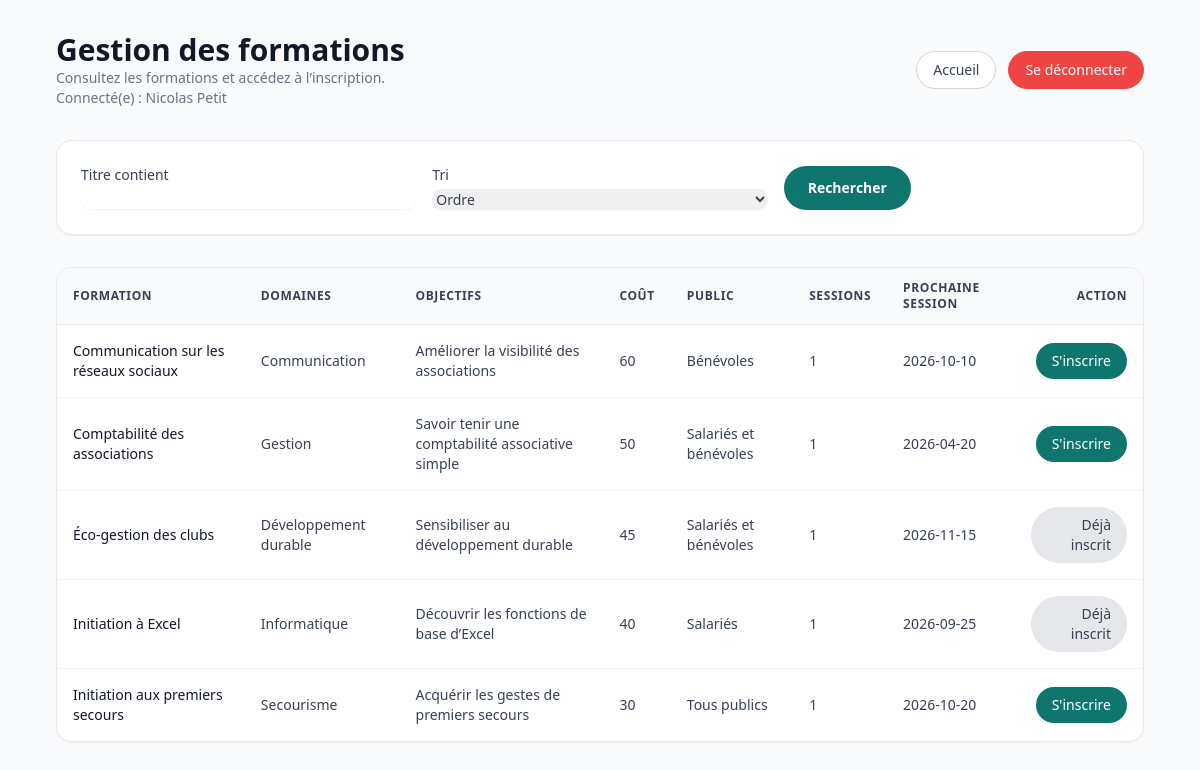
Screenshot of /formation/ (signed in) with the database file from the repository.
### tables this page shows
CREATE TABLE formation(
   id INT,
   labell VARCHAR(50) NOT NULL,
   max_participant INT NOT NULL,
   objectifs VARCHAR(300),
   cout INT NOT NULL,
   public VARCHAR(50),
   PRIMARY KEY(id)
);

### include/protection.php (called while the page is built, shortened)
<?php
function current_user(): array
{
    return $_SESSION ?? [];
}
?>

### formation/index.php (the view, shortened to what this page needs)
<?php
require_once __DIR__ . '/../include/protection.php';
require_once __DIR__ . '/../include/bd.php';
$NomForma = trim($_GET['NomForma'] ?? '');
$tri = trim($_GET['tri'] ?? '');
$sql = "SELECT f.id, f.labell, f.objectifs, f.cout, f.`public`, f.max_participant, GROUP_CONCAT(d.labell SEPARATOR ', ') AS domaines,
    COUNT(s.id) AS sessions_count, MIN(CASE WHEN s.date_de_session >= CURDATE() THEN s.date_de_session END) AS prochain_session,
    (SELECT s2.id FROM session s2 WHERE s2.id_formation = f.id AND s2.date_de_session >= CURDATE() ORDER BY s2.date_de_session ASC LIMIT 1) AS prochain_session_id
FROM formation f
LEFT JOIN dom_forma df ON f.id = df.id
LEFT JOIN domaine d ON df.id_domaine = d.id_domaine
LEFT JOIN session s ON f.id = s.id_formation
WHERE 1 = 1";
$params = [];
$sql .= " GROUP BY f.id, f.labell, f.objectifs, f.cout, f.`public`, f.max_participant";
$allowedSort = [
    'titre_asc' => 'f.labell ASC',
    'titre_desc' => 'f.labell DESC',
];
if (array_key_exists($tri, $allowedSort) && $tri !== '') {
    $sql .= " ORDER BY " . $allowedSort[$tri];
} else {
    $sql .= " ORDER BY f.labell ASC";
}
$stmt = $pdo->prepare($sql);
$stmt->execute($params);
$results = $stmt->fetchAll();
function h($s) { return htmlspecialchars($s ?? '', ENT_QUOTES, 'UTF-8'); }
$current = current_user();
$alreadyRegisteredFormationIds = [];
if (!empty($current['id']) && isset($current['id_role']) && (int)$current['id_role'] === 1) {
    $stmtRegistered = $pdo->prepare('SELECT DISTINCT s.id_formation FROM inscription i JOIN session s ON i.id_session = s.id WHERE i.id_utilisateur = :user AND s.date_de_session >= CURDATE() AND i.etat IN ("enregistré", "validé")');
    $stmtRegistered->execute([':user' => $current['id']]);
    $alreadyRegisteredFormationIds = array_column($stmtRegistered->fetchAll(), 'id_formation');
}
?>
<!DOCTYPE html>
<html lang="fr">
<?php require_once __DIR__ . '/../include/header.php' ?>
<body class="min-h-screen bg-gray-50 text-gray-900">
    <main class="max-w-6xl mx-auto px-4 sm:px-6 lg:px-8 py-8">
        <header class="flex flex-col sm:flex-row sm:items-center sm:justify-between gap-4 mb-8">
            <div>
                <h1 class="text-3xl font-bold text-gray-900">Gestion des formations</h1>
                <p class="text-sm text-gray-500">Consultez les formations et accédez à l’inscription.</p>
                <?php if (!empty($current['prenom']) || !empty($current['nom'])): ?>
                    <p class="text-sm text-gray-500">Connecté(e) : <?= h(trim(($current['prenom'] ?? '') . ' ' . ($current['nom'] ?? ''))) ?></p>
                <?php endif; ?>
            </div>
            <div class="flex flex-wrap items-center gap-3">
                <a href="../" class="inline-flex items-center rounded-full border border-gray-300 bg-white px-4 py-2 text-sm font-medium text-gray-700 hover:bg-gray-50">Accueil</a>
                <a href="../deconnexion.php" class="inline-flex items-center rounded-full border border-red-500 bg-red-500 px-4 py-2 text-sm font-medium text-white hover:bg-red-600">Se déconnecter</a>
            </div>
        </header>
        <section class="mb-8 bg-white border border-gray-200 rounded-2xl shadow-sm p-6">
            <form method="get" action="" class="grid gap-4 sm:grid-cols-3">
                <label class="block text-sm text-gray-700">
                    <span>Titre contient</span>
                    <input type="text" name="NomForma" value="<?= h($NomForma) ?>" class="mt-1 block w-full rounded-xl border-gray-300 shadow-sm focus:border-indigo-500 focus:ring-indigo-500">
                </label>
                <label class="block text-sm text-gray-700">
                    <span>Tri</span>
                    <select name="tri" class="mt-1 block w-full rounded-xl border-gray-300 shadow-sm focus:border-indigo-500 focus:ring-indigo-500">
                        <option value="">Ordre</option>
                    </select>
                </label>
                <div class="flex items-end gap-3">
                    <button type="submit" class="inline-flex items-center justify-center rounded-full bg-m2l-primary px-6 py-3 text-sm font-semibold text-white hover:bg-emerald-600">Rechercher</button>
                </div>
            </form>
        </section>
        <section class="overflow-x-auto bg-white border border-gray-200 rounded-2xl shadow-sm">
            <table class="min-w-full divide-y divide-gray-200">
                <thead class="bg-gray-50">
                    <tr>
                        <th class="px-4 py-3 text-left text-xs font-semibold uppercase tracking-wider text-gray-700">Formation</th>
                        <th class="px-4 py-3 text-left text-xs font-semibold uppercase tracking-wider text-gray-700">Domaines</th>
                        <th class="px-4 py-3 text-left text-xs font-semibold uppercase tracking-wider text-gray-700">Objectifs</th>
                        <th class="px-4 py-3 text-left text-xs font-semibold uppercase tracking-wider text-gray-700">Coût</th>
                        <th class="px-4 py-3 text-left text-xs font-semibold uppercase tracking-wider text-gray-700">Public</th>
                        <th class="px-4 py-3 text-left text-xs font-semibold uppercase tracking-wider text-gray-700">Sessions</th>
                        <th class="px-4 py-3 text-left text-xs font-semibold uppercase tracking-wider text-gray-700">Prochaine session</th>
                        <th class="px-4 py-3 text-right text-xs font-semibold uppercase tracking-wider text-gray-700">Action</th>
                    </tr>
                </thead>
                <tbody class="divide-y divide-gray-100 bg-white">
                    <?php if (empty($results)): ?>
                        <tr>
                            <td colspan="8" class="px-4 py-6 text-center text-gray-500">Aucune formation ne correspond à votre recherche.</td>
                        </tr>
                    <?php else: ?>
                        <?php foreach ($results as $row): ?>
                            <tr class="hover:bg-gray-50">
                                <td class="px-4 py-4 text-sm text-gray-900"><?= h($row['labell']) ?></td>
                                <td class="px-4 py-4 text-sm text-gray-700"><?= h($row['domaines']) ?></td>
                                <td class="px-4 py-4 text-sm text-gray-700"><?= h($row['objectifs']) ?></td>
                                <td class="px-4 py-4 text-sm text-gray-700"><?= h($row['cout']) ?></td>
                                <td class="px-4 py-4 text-sm text-gray-700"><?= h($row['public']) ?></td>
                                <td class="px-4 py-4 text-sm text-gray-700"><?= h($row['sessions_count']) ?></td>
                                <td class="px-4 py-4 text-sm text-gray-700"><?= h($row['prochain_session']) ?></td>
                                <td class="px-4 py-4 text-right text-sm">
                                    <?php
                                        $isRegistered = isset($current['id_role']) && (int)$current['id_role'] === 1 && in_array((int)$row['id'], $alreadyRegisteredFormationIds, true);
                                    ?>
                                    <?php if (!empty($row['prochain_session_id'])): ?>
                                        <?php if ($isRegistered): ?>
                                            <span class="inline-flex items-center rounded-full bg-gray-200 px-4 py-2 text-sm font-medium text-gray-700">Déjà inscrit</span>
                                        <?php elseif (isset($_SESSION['id_role']) && (int) $_SESSION['id_role'] === 2): ?>
                                            <a href="gestionaire/inscrire/?formation_id=<?= (int)$row['id'] ?>&amp;session_id=<?= (int)$row['prochain_session_id'] ?>" class="inline-flex items-center rounded-full bg-m2l-primary px-4 py-2 text-sm font-medium text-white hover:bg-emerald-600">S'inscrire</a>
                                        <?php else: ?>
                                            <a href="inscription/?session_id=<?= (int)$row['prochain_session_id'] ?>" class="inline-flex items-center rounded-full bg-m2l-primary px-4 py-2 text-sm font-medium text-white hover:bg-emerald-600">S'inscrire</a>
                                        <?php endif; ?>
                                    <?php else: ?>
                                        <span class="text-sm text-gray-400">Aucun créneau</span>
                                    <?php endif; ?>
                                </td>
                            </tr>
                        <?php endforeach; ?>
                    <?php endif; ?>
                </tbody>
            </table>
        </section>
    </main>
</body>
</html>

### style.css (style rules this page uses)
.bg-m2l-primary { background-color: #0f766e !important; }
.text-white { color: #fff !important; }

### rows the page displays
formation: labell "Communication sur les réseaux sociaux", domaines "Communication", objectifs "Améliorer la visibilité des associations", cout "60", public "Bénévoles", sessions_count "1", prochain_session "2026-10-10"
formation: labell "Comptabilité des associations", domaines "Gestion", objectifs "Savoir tenir une comptabilité associative simple", cout "50", public "Salariés et bénévoles", sessions_count "1", prochain_session "2026-04-20"
formation: labell "Éco-gestion des clubs", domaines "Développement durable", objectifs "Sensibiliser au développement durable", cout "45", public "Salariés et bénévoles", sessions_count "1", prochain_session "2026-11-15", shows "Déjà inscrit"
formation: labell "Initiation à Excel", domaines "Informatique", objectifs "Découvrir les fonctions de base d’Excel", cout "40", public "Salariés", sessions_count "1", prochain_session "2026-09-25", shows "Déjà inscrit"
formation: labell "Initiation aux premiers secours", domaines "Secourisme", objectifs "Acquérir les gestes de premiers secours", cout "30", public "Tous publics", sessions_count "1", prochain_session "2026-10-20"
